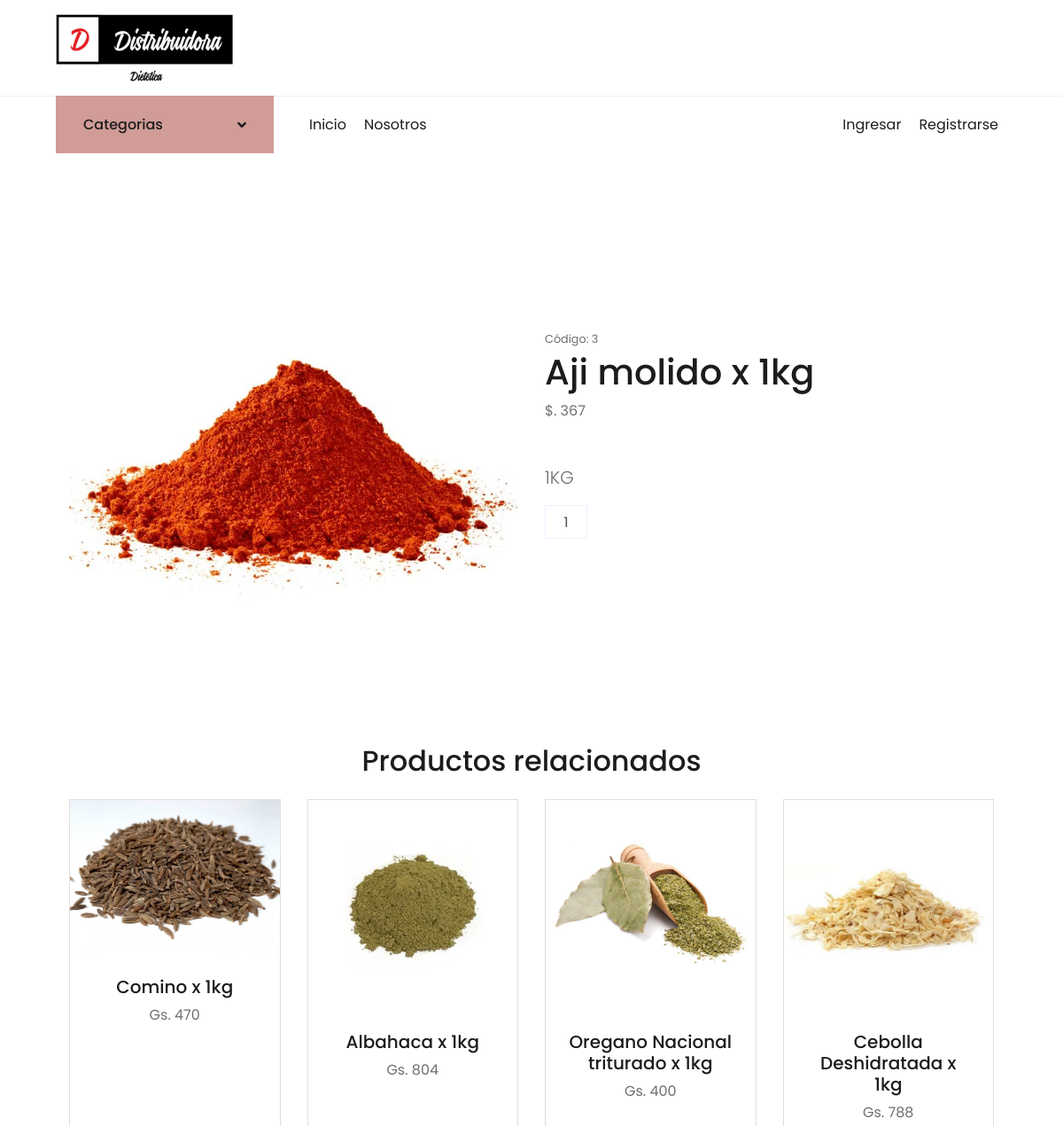
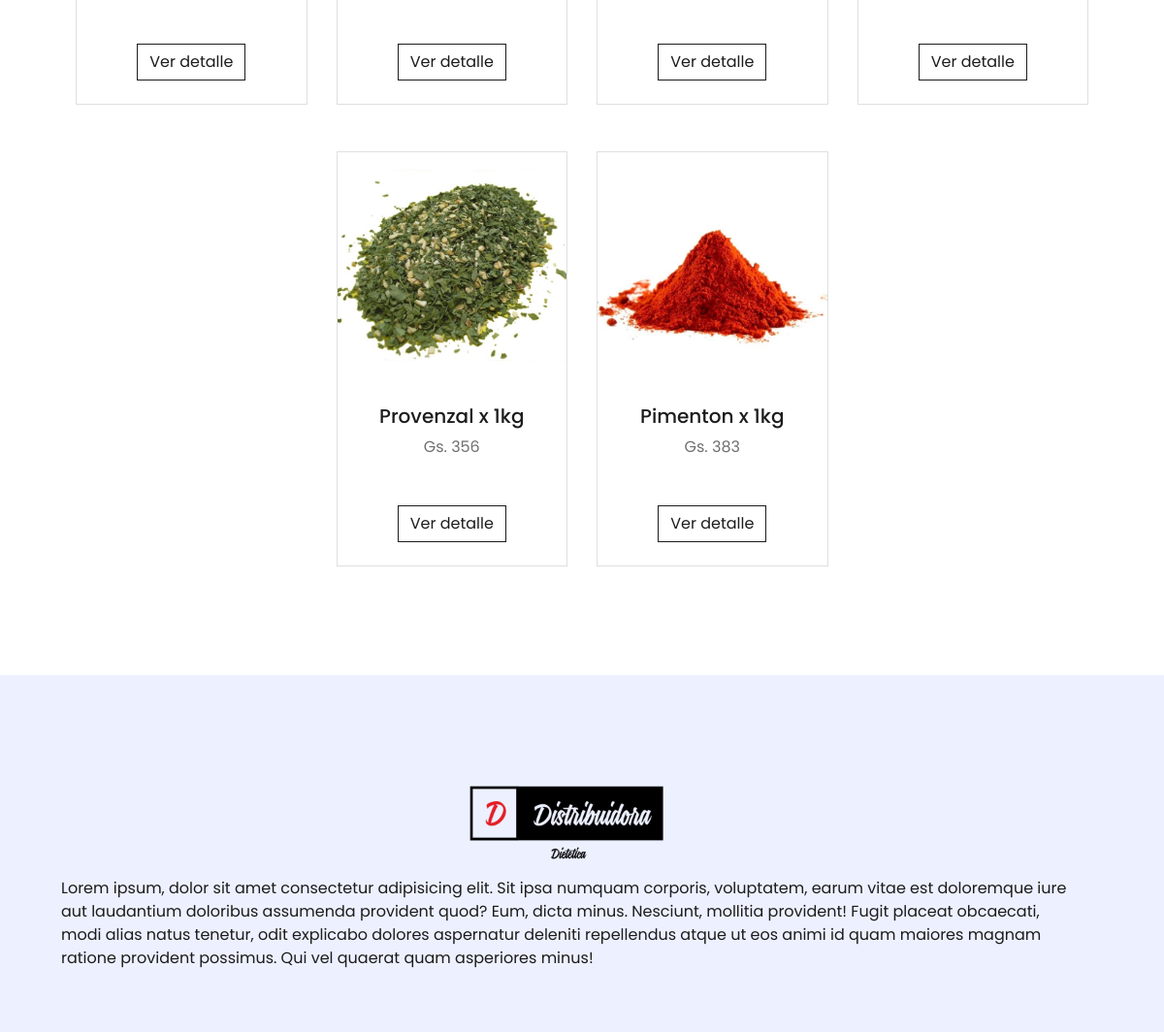
/distribuidorapp/detalleproducto/3/, run on the app's committed database (2 pictures, top to bottom).
### DistribuidoraApp/models.py (models this page shows, shortened)
class Productos(models.Model):
    nombre = models.CharField(max_length=100)
    imagen = models.ImageField(upload_to='imgproductos/%Y/%m/%d', blank=True)
    descripcion = models.CharField(max_length=500)
    precio = models.IntegerField()
    stock = models.IntegerField(null=True, default=0)
    categoria = models.ForeignKey(Categorias, on_delete=models.PROTECT)
    oferta = models.BooleanField(default=False)
    class Meta:
        db_table = 'productos'
        verbose_name = 'Producto'
        verbose_name_plural = 'Productos'
        ordering = ['id']

### DistribuidoraApp/views.py (the view)
# urls.py: path('detalleproducto/<id>/', detalleProducto, name='detalleProducto'),
def detalleProducto(request, id):
    product = get_object_or_404(Productos, id=id)
    otrosProductos = Productos.objects.filter(categoria=product.categoria)
    data = {
        'producto': product,
        'productosRelacionados': otrosProductos
    }
    return render(request, 'DistribuidoraApp/detalle-productos.html', data)

### DistribuidoraApp/context_processors.py (called while the page is built)
def extras(request):
	lista_categorias = Categorias.objects.all().order_by('nombre')
	return {'categorias':lista_categorias}

def importe_total_carro(request):
	total=0
	if request.user.is_authenticated:
		if "carro" in request.session:
			for key, value in request.session["carro"].items():
				total= total + int(value["precio"])
	return {"importe_total_carro":total}

### DistribuidoraApp/templates/DistribuidoraApp/detalle-productos.html (shortened to what this page needs)
{% extends 'DistribuidoraApp/base.html' %}
{% load static %}
{% block contenidoPagina %}
<section class="py-5">
    <div class="container px-4 px-lg-5 my-3">
        <div class="row gx-4 gx-lg-5 align-items-center">
            {% if producto.imagen %}
            <div class="col-md-6"><img class="card-img-top mb-5 mb-md-0" src="{{ producto.imagen.url }}" /></div>
            {% else %}
            <div class="col-md-6"><img class="card-img-top mb-5 mb-md-0" src="https://dummyimage.com/450x300/dee2e6/6c757d.jpg" alt="..." /></div>
            {% endif %}
            <div class="col-md-6">
                <div class="small mb-1">Código: {{ producto.id }}</div>
                <h1 class="display-5 fw-bolder">{{ producto.nombre }}</h1>
                <div class="fs-5 mb-5">
                    <span>$. {{ producto.precio }} </span>
                </div>
                <p class="lead">{{ producto.descripcion }}</p>
                <div class="d-flex">
                    <input class="form-control text-center me-3" id="inputQuantity" type="num" value="1" style="max-width: 3rem" />
                </div>
            </div>
        </div>
    </div>
</section>
<section class="py-3 bg-light">
    <div class="container px-3 px-lg-5 mt-3">
        <h2 class="fw-bolder mb-4 text-center">Productos relacionados</h2>
        <div class="row gx-4 gx-lg-5 row-cols-2 row-cols-md-3 row-cols-xl-4 justify-content-center">
            {% for product in productosRelacionados %} {% if product.id == producto.id %} {% else %}
            <div class="col mb-5">
                <div class="card h-100">
                    {% if product.imagen %}
                    <img class="card-img-top" src="{{ product.imagen.url }}" /> {% else %}
                    <img class="card-img-top" src="https://dummyimage.com/450x300/dee2e6/6c757d.jpg" alt="producto" /> {% endif %}
                    <div class="card-body p-4">
                        <div class="text-center">
                            <h5 class="fw-bolder">{{ product.nombre }}</h5>
                            Gs. {{ product.precio }}
                        </div>
                    </div>
                    <div class="card-footer p-4 pt-0 border-top-0 bg-transparent">
                        <div class="text-center">
                            <a class="btn btn-outline-dark mt-auto" href="#"> Ver detalle</a>
                        </div>
                    </div>
                </div>
            </div>
            {% endif %} {% endfor %}
        </div>
    </div>
</section>
{% endblock %}

### data on the page
Productos: imagen (picture), id "3", nombre "Aji molido x 1kg", precio "367", descripcion "1KG"
Productos: imagen (picture), nombre "Comino x 1kg", precio "470"
Productos: imagen (picture), nombre "Albahaca x 1kg", precio "804"
Productos: imagen (picture), nombre "Oregano Nacional triturado x 1kg", precio "400"
Productos: imagen (picture), nombre "Cebolla Deshidratada x 1kg", precio "788"
Productos: imagen (picture), nombre "Provenzal x 1kg", precio "356"
Productos: imagen (picture), nombre "Pimenton x 1kg", precio "383"
